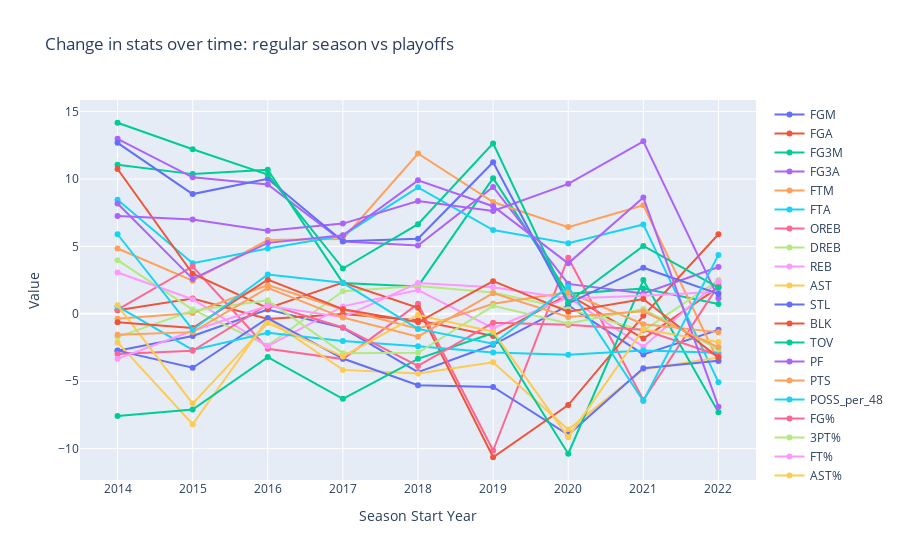

Notebook code cell kept with this figure:
### Code cell
# visualise the change in stats over time per 100 possessions
fig = go.Figure()
for col in comp_change_df.columns[1:]:
    fig.add_trace(go.Scatter(x=comp_change_df['season_start_year'],
                             y=comp_change_df[col],
                             name=col))
fig.update_layout(title='Change in stats over time: regular season vs playoffs', xaxis_title='Season Start Year', yaxis_title='Value')
fig.show()

### Figure 1 — Plotly figure (JSON) as saved in the notebook; plotly's stock layout.template omitted (floating-point values rounded to 4 significant figures)
{"data": [{"name": "FGM", "type": "scatter", "x": [2014, 2015, 2016, 2017, 2018, 2019, 2020, 2021, 2022], "y": [-2.74, -1.64, 0.32, -1.04, -4.33, -2.3, 0.62, -3.01, -1.19]}, {"name": "FGA", "type": "scatter", "x": [2014, 2015, 2016, 2017, 2018, 2019, 2020, 2021, 2022], "y": [0.27, 1.13, -0.38, -0.02, -0.48, -1.64, 1.44, -1.84, 1.96]}, {"name": "FG3M", "type": "scatter", "x": [2014, 2015, 2016, 2017, 2018, 2019, 2020, 2021, 2022], "y": [11.05, 10.36, 10.68, 2.29, 2.03, 10.06, 1.48, 1.87, 0.73]}, {"name": "FG3A", "type": "scatter", "x": [2014, 2015, 2016, 2017, 2018, 2019, 2020, 2021, 2022], "y": [12.98, 10.12, 9.59, 5.36, 5.07, 9.41, 2.22, 1.51, 3.47]}, {"name": "FTM", "type": "scatter", "x": [2014, 2015, 2016, 2017, 2018, 2019, 2020, 2021, 2022], "y": [4.84, 2.45, 5.47, 5.55, 11.89, 8.29, 6.43, 8.05, -3.52]}, {"name": "FTA", "type": "scatter", "x": [2014, 2015, 2016, 2017, 2018, 2019, 2020, 2021, 2022], "y": [8.46, 3.75, 4.85, 5.81, 9.38, 6.21, 5.24, 6.63, -5.07]}, {"name": "OREB", "type": "scatter", "x": [2014, 2015, 2016, 2017, 2018, 2019, 2020, 2021, 2022], "y": [0.31, 3.51, -2.59, -3.36, 0.74, -10.14, 4.16, -6.39, 2.11]}, {"name": "DREB", "type": "scatter", "x": [2014, 2015, 2016, 2017, 2018, 2019, 2020, 2021, 2022], "y": [3.98, 0.31, -2.35, 1.68, 2.06, 1.58, 0.36, -1.25, 2.51]}, {"name": "REB", "type": "scatter", "x": [2014, 2015, 2016, 2017, 2018, 2019, 2020, 2021, 2022], "y": [3.06, 1.08, -2.4, 0.55, 1.76, -1.06, 1.2, -2.44, 2.42]}, {"name": "AST", "type": "scatter", "x": [2014, 2015, 2016, 2017, 2018, 2019, 2020, 2021, 2022], "y": [-2.12, -8.19, -0.38, -4.16, -4.42, -3.6, -8.59, -4.13, -3.25]}, {"name": "STL", "type": "scatter", "x": [2014, 2015, 2016, 2017, 2018, 2019, 2020, 2021, 2022], "y": [-2.73, -4, -0.32, -3.32, -5.3, -5.43, -8.98, -4.03, -3.49]}, {"name": "BLK", "type": "scatter", "x": [2014, 2015, 2016, 2017, 2018, 2019, 2020, 2021, 2022], "y": [10.74, 2.97, 0.41, 2.31, 0.44, -10.64, -6.77, -0.15, 5.9]}, {"name": "TOV", "type": "scatter", "x": [2014, 2015, 2016, 2017, 2018, 2019, 2020, 2021, 2022], "y": [-7.58, -7.1, -3.21, -6.31, -3.34, -1.42, -10.38, 2.5, -7.31]}, {"name": "PF", "type": "scatter", "x": [2014, 2015, 2016, 2017, 2018, 2019, 2020, 2021, 2022], "y": [7.26, 7, 6.16, 6.69, 8.36, 7.63, 9.64, 12.79, 1.16]}, {"name": "PTS", "type": "scatter", "x": [2014, 2015, 2016, 2017, 2018, 2019, 2020, 2021, 2022], "y": [-0.36, 0.06, 2.13, 0.32, -1.1, 0.74, 1.6, -0.77, -1.36]}, {"name": "POSS_per_48", "type": "scatter", "x": [2014, 2015, 2016, 2017, 2018, 2019, 2020, 2021, 2022], "y": [0.55, -2.68, -1.4, -2.01, -2.41, -2.87, -3.04, -2.73, -2.89]}, {"name": "FG%", "type": "scatter", "x": [2014, 2015, 2016, 2017, 2018, 2019, 2020, 2021, 2022], "y": [-2.99, -2.74, 0.7, -1.02, -3.87, -0.67, -0.81, -1.19, -3.08]}, {"name": "3PT%", "type": "scatter", "x": [2014, 2015, 2016, 2017, 2018, 2019, 2020, 2021, 2022], "y": [-1.71, 0.22, 1, -2.92, -2.89, 0.59, -0.72, 0.35, -2.65]}, {"name": "FT%", "type": "scatter", "x": [2014, 2015, 2016, 2017, 2018, 2019, 2020, 2021, 2022], "y": [-3.34, -1.26, 0.59, -0.25, 2.29, 1.96, 1.13, 1.33, 1.63]}, {"name": "AST%", "type": "scatter", "x": [2014, 2015, 2016, 2017, 2018, 2019, 2020, 2021, 2022], "y": [0.63, -6.66, -0.69, -3.16, -0.09, -1.33, -9.15, -1.15, -2.09]}, {"name": "FG3A%", "type": "scatter", "x": [2014, 2015, 2016, 2017, 2018, 2019, 2020, 2021, 2022], "y": [12.68, 8.88, 10.01, 5.38, 5.57, 11.24, 0.76, 3.42, 1.48]}, {"name": "PTS/FGA", "type": "scatter", "x": [2014, 2015, 2016, 2017, 2018, 2019, 2020, 2021, 2022], "y": [-0.62, -1.06, 2.53, 0.34, -0.63, 2.42, 0.15, 1.1, -3.25]}, {"name": "FG3M/FGM", "type": "scatter", "x": [2014, 2015, 2016, 2017, 2018, 2019, 2020, 2021, 2022], "y": [14.17, 12.2, 10.33, 3.36, 6.65, 12.64, 0.86, 5.03, 1.94]}, {"name": "FTA/FGA", "type": "scatter", "x": [2014, 2015, 2016, 2017, 2018, 2019, 2020, 2021, 2022], "y": [8.18, 2.59, 5.26, 5.83, 9.9, 7.98, 3.74, 8.63, -6.89]}, {"name": "TRU%", "type": "scatter", "x": [2014, 2015, 2016, 2017, 2018, 2019, 2020, 2021, 2022], "y": [-1.55, -1.36, 1.92, -0.28, -1.7, 1.53, -0.24, 0.19, -2.49]}, {"name": "AST_TOV", "type": "scatter", "x": [2014, 2015, 2016, 2017, 2018, 2019, 2020, 2021, 2022], "y": [5.9, -1.18, 2.92, 2.3, -1.12, -2.22, 2, -6.47, 4.37]}], "layout": {"title": {"text": "Change in stats over time: regular season vs playoffs"}, "xaxis": {"title": {"text": "Season Start Year"}}, "yaxis": {"title": {"text": "Value"}}}}
